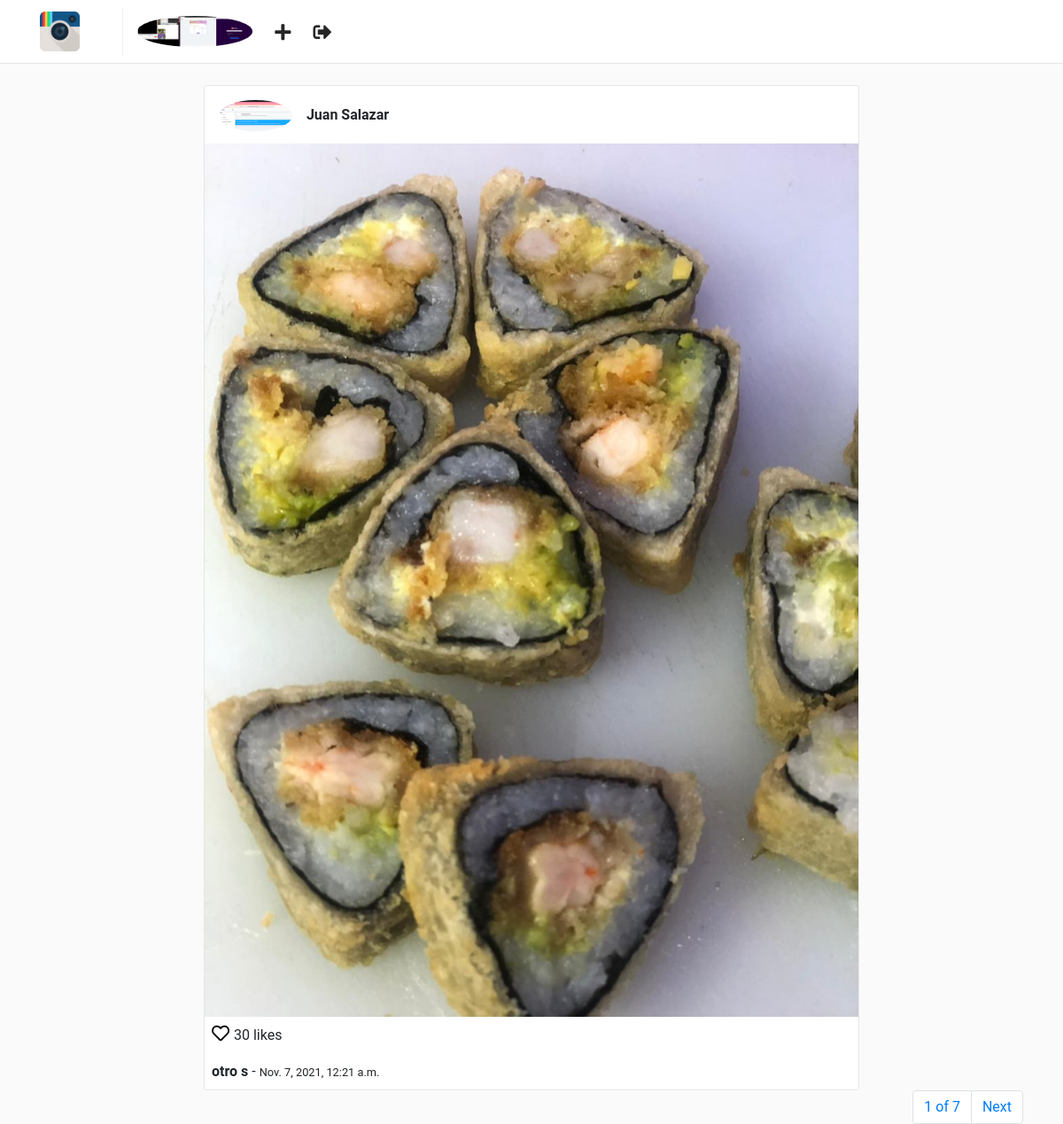
The page / (signed in) on the database its author committed.
### users/models.py (models this page shows, shortened)
class Profile(models.Model):
    user = models.OneToOneField(User, on_delete=models.CASCADE)
    website = models.URLField(max_length=200, blank=True)
    biography = models.TextField(blank=True)
    phone_number = models.CharField(max_length=20, blank=True)
    picture = models.ImageField(
        upload_to='users/pictures',
        default='img/instragram.png'
    )
    created = models.DateTimeField(auto_now_add=True)
    modified = models.DateTimeField(auto_now=True)

### posts/models.py (models this page shows, shortened)
class Post(models.Model):
    user = models.ForeignKey(User, on_delete=models.CASCADE)
    profile = models.ForeignKey('users.Profile', on_delete=models.CASCADE)
    title = models.CharField(max_length=255)
    photo = models.ImageField(upload_to='posts/photos')
    created = models.DateTimeField(auto_now_add=True)
    modified = models.DateTimeField(auto_now=True)

### posts/views.py (the view)
class PostFeedView(LoginRequiredMixin, ListView):
    template_name = 'posts/feed.html'
    queryset = Post.objects.all().order_by('-created')
    paginate_by = 1
    context_object_name = 'posts'

### templates/posts/feed.html (shortened to what this page needs)
{% extends "base.html" %}
{% block container %}
    <div class="container">
        <div class="row">
            {% for post in posts %}
                {% include 'posts/post_card.html' %}
            {% endfor %}
        </div>
    </div>
    {% include 'pagination.html' %}
{% endblock %}

### templates/nav.html
{% load static %}
<nav class="navbar navbar-expand-lg fixed-top" id="main-navbar">
    <div class="container">
        <a class="navbar-brand pr-5" style="border-right: 1px solid #efefef;" href="{% url 'posts:Feed' %}">
            <img src="{% static 'img/instagram.png' %}" height="45" class="d-inline-block align-top"/>
        </a>
        <div class="collapse navbar-collapse">
            <ul class="navbar-nav mr-auto">
                <li class="nav-item">
                    <a href="{% url 'users:detail' request.user.username %}">
                        {% if request.user.profile.picture %}
                            <img src="{{ request.user.profile.picture.url }}" height="35" class="d-inline-block align-top rounded-circle"/>
                        {% else %}
                            <img src="{% static 'img/default-profile.png' %}" height="35" class="d-inline-block align-top rounded-circle"/>
                        {% endif %}
                    </a>
                </li>
                <li class="nav-item nav-icon">
                    <a href="{% url 'posts:create' %}">
                        <i class="fas fa-plus"></i>
                    </a>
                </li>
                <li class="nav-item nav-icon">
                    <a href="{% url 'users:logout' %}">
                        <i class="fas fa-sign-out-alt"></i>
                    </a>
                </li>
            </ul>
        </div>
    </div>
</nav>

### templates/posts/post_card.html
<br>
<div class="col-sm-12 col-md-8 offset-md-2 mt-5 p-0 post-container">
    <div class="media pt-3 pl-3 pb-1">
        <a href="{% url 'users:detail' post.user.username %}">
            <img class="mr-3 rounded-circle" height="35" src="{{ post.profile.picture.url }}" alt="{{ post.user.get_full_name }}">
        </a>
        <div class="media-body">
            <p style="margin-top: 5px;"><b>{{ post.user.get_full_name }}</b></p>
        </div>
    </div>
    <img style="width: 100%;" src="{{ post.photo.url }}" alt="{{ post.title }}">
    <p class="mt-1 ml-2" >
        <a href="" style="color: #000; font-size: 20px;">
            <i class="far fa-heart"></i>
        </a> 30 likes
    </p>
    <p class="ml-2 mt-0 mb-2">
        <b>{{ post.title }}</b> - <small>{{ post.created }}</small>
    </p>
</div>

### static/css/main.css (style rules this page uses)
html, body { background: #fafafa; height: 100%; width: 100%; font-family: 'Roboto', sans-serif; }
#main-navbar { background: #fff; border-bottom: 1px solid rgba(0,0,0,.0975); }
.post-container { background: #fff; border: 1px solid #e6e6e6; border-radius: 3px; }
.nav-icon a { color: #262626; font-size: 1.3em; display: block; margin-top: .2em; margin-left: 1.2em; font-weight: 100; }

### rows shown on the page
Post: profile.picture (picture), user.get_full_name "Juan Salazar", photo (picture), title "otro s", created "Nov. 7, 2021, 12:21 a.m."

### other values the page prints
{{ page_obj.number }} "1"
{{ page_obj.paginator.num_pages }} "7"
